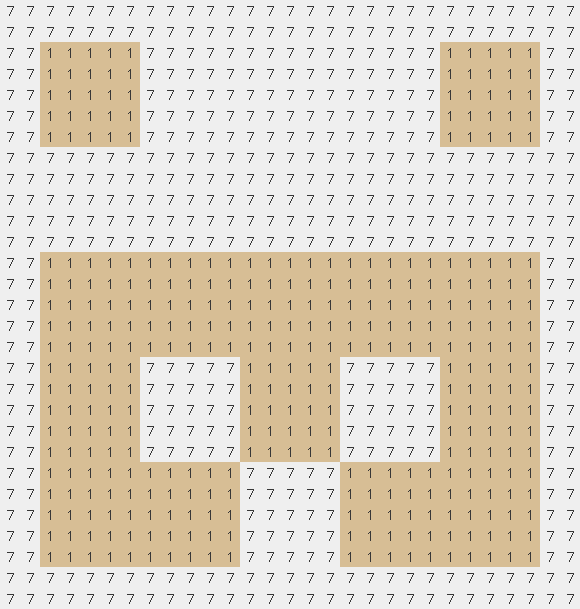
#> input picture img/prime_sage-git.png, 580 x 609 px
$ python prime.py img/prime_sage-git.png
#> lines starting #> are read from the running program, lines starting #| are printed output that depends on the picture
import sys
import argparse
import subprocess
import itertools
import numpy as np
import cv2

def show_image(img, winname="test"):
    cv2.imshow(winname, img)
    cv2.waitKey()
    cv2.destroyAllWindows()

def array_to_str(arr):
    # arr: array of 0-9 integers
    ret = np.array2string(arr.flatten(), max_line_width=arr.size+2, threshold=arr.size, separator="")[1:-1]
    return ret

def quantize_img_LUT(img, ncolor):
    img_p = None
    img_g = img
    if len(img.shape) == 3:
        img_g = cv2.cvtColor(img, cv2.COLOR_BGR2GRAY)
    max_bin = img_g.max()
    min_bin = img_g.min()
    n = min(ncolor, max_bin - min_bin + 1)
    bins = np.linspace(min_bin, max_bin + 1, n + 1)
    y = np.array([bins[i - 1] for i in np.digitize(np.arange(256), bins)]).astype(int)
    img_p = np.array(cv2.LUT(img_g, y), dtype=np.uint8)
    return img_p

def quantize_img_kmeans(img, ncolor):
    h, w, c = img.shape
    Z = np.float32(img.reshape((-1, 3)))
    crit = (cv2.TERM_CRITERIA_EPS + cv2.TERM_CRITERIA_MAX_ITER, 100, 0.1)
    ret, label, center = cv2.kmeans(Z, ncolor, None, crit, 10, cv2.KMEANS_RANDOM_CENTERS)
    return label.reshape((h, w))

def check_prime(string):
    cmdret = subprocess.run(["openssl", "prime", string], stdout=subprocess.PIPE)
    # capture_output = True: since python 3.7
    return "is prime" in cmdret.stdout.decode()

def make_image(base_prime_image, color_table):
    height, width = base_prime_image.shape
    font = cv2.FONT_HERSHEY_PLAIN
    font_scale = 1.0
    font_thickness = 1
    ch_color_bright = (200, 200, 200)
    ch_color_dark = (55, 55, 55)
    color_thresh = 128
    (char_height, char_width), baseline = cv2.getTextSize("0", font, font_scale, font_thickness)
    margin_width = char_width//2
    margin_height = char_height//2
    panel_width = char_width + margin_width*2
    panel_height = char_height + margin_height*2
    img = np.ones((panel_height*height, panel_width*width, 3), dtype=np.uint8)*255
    for ih, line in enumerate(base_prime_image):
        y0 = ih*panel_height
        y1 = y0 + panel_height
        for iw, pixel in enumerate(line):
            pstr = "{}".format(pixel)
            x0 = iw*panel_width
            x1 = x0 + panel_width
            color = color_table[pixel]
            img[y0:y1, x0:x1, :] = np.array(color)
            if np.mean(color) > color_thresh:
                cv2.putText(img, pstr, (x0 + margin_width, y1 - margin_height), font, font_scale, ch_color_dark, font_thickness)
            else:
                cv2.putText(img, pstr, (x0 + margin_width, y1 - margin_height), font, font_scale, ch_color_bright, font_thickness)
    return img

def main():
    parser = argparse.ArgumentParser()
    parser.add_argument("filename", type=str)
    parser.add_argument("-W", "--width", type=int, default=37)
    parser.add_argument("-H", "--height", type=int, default=-1)
    parser.add_argument("-N", "--ncolor", type=int, default=10, choices=range(2,11))
    parser.add_argument("-q", "--quiet", action="store_true")

    args = parser.parse_args()

    image_file = args.filename
    width = args.width
    if width < 1:
        print("width should be a positive integer")
        return
    height = args.height
    if height < 1:
        height = width
    ncolor = args.ncolor
    quiet = args.quiet

    img_orig = cv2.imread(image_file)
#> img_orig is the input picture: shape (609, 580, 3); mean B, G, R 196.3, 212.9, 223
    if not quiet:
       show_image(img_orig, "original")
    img_ico = cv2.resize(img_orig, (width, height))
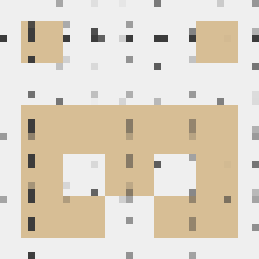
#> img_ico: shape (37, 37, 3) (shown 7 times larger); mean B, G, R 197.9, 213.7, 223.4
    img = quantize_img_kmeans(img_ico, ncolor)
#> in quantize_img_kmeans, `Z = np.float32(img.reshape((-1, 3)))`: Z = 1369 rows, first 8: [239, 239, 239], [239, 239, 239], [239, 239, 239], [239, 239, 239], [239, 239, 239], [239, 239, 239], [239, 239, 239], [239, 239, 239]
#> in quantize_img_kmeans, `ret, label, center = cv2.kmeans(Z, ncolor, None, crit, 10, cv2.KMEANS_..`: ret = 13055.1; label = 1369 values, max 9 at index 31, min 0 at index 114, mean 4.16; center = [[149, 190, 215], [127.4, 159, 178.2], [60.68, 61.45, 62.14], [156.6, 156.6, 156.6], [184.1, 184.1, 184.1], [112.1, 125.1, 133.2], [94.75, 94.75, 94.75], [239, 239, 239], [218.2, 218.2, 218.2], [207.4, 207.4, 207.4]]
#> in quantize_img_kmeans, `return label.reshape((h, w))`:
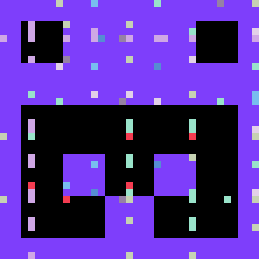
#> returned value: shape (37, 37) int32 (shown 7 times larger); 10 distinct labels, from 0 to 9; one colour per label, 0 black
    pixels = list(set(img.flatten()))
#> pixels = [0, 1, 2, 3, 4, 5, 6, 7, 8, 9]
    avgcolor = {}
    for ipix, pix in enumerate(pixels):
        avgcolor[ipix] = np.array(np.mean(img_ico[img == pix].reshape(-1, 3), axis=0), dtype=np.uint8)
#> this loop made 10 passes
#> after the loop, avgcolor = 10 items
    npix = len(pixels)
#> npix = 10
    if npix > 10:
        print("Too many colors")
        return
    idx_mat = np.zeros_like(img)
    for i, px in enumerate(pixels):
        idx_mat[img == px] = i
    lefttop = idx_mat[0, 0]
#> lefttop = 7
    rightbottom = idx_mat[-1, -1]
#> rightbottom = 7
    last_img = np.array(idx_mat)

    for newpx in itertools.permutations(range(10), npix):
        if newpx[lefttop] == 0:
            continue
        if newpx[rightbottom] in (0, 2, 4, 5, 6, 8):
            continue
        for i in range(npix):
            last_img[idx_mat == i] = newpx[i]
        if not quiet:
           print("checking", newpx)
        numstring = array_to_str(last_img)
        if check_prime(numstring):
            print("found good permutation")
            print("----")
            print(numstring)
            print("----")
            for line in last_img:
                print(array_to_str(line))
            print("Avg color:")
            colortable = {}
            for iorig, inew in enumerate(newpx):
                colortable[inew] = tuple(int(c) for c in avgcolor[iorig])
            for i, c in colortable.items():
                print(i, c)
            pimg = make_image(last_img, colortable)
            show_image(pimg, "result")
            cv2.imwrite("prime_" + image_file, pimg)
            return
#> this loop made 1 pass
#| checking (0, 1, 2, 3, 4, 5, 6, 7, 8, 9)
    print("No suitable prime number found")

if __name__ == "__main__":
    main()
#> (the call stopped at in check_prime, `cmdret = subprocess.run(["openssl", "prime", string], stdout=subproces..`: subprocess is not available in this run)
